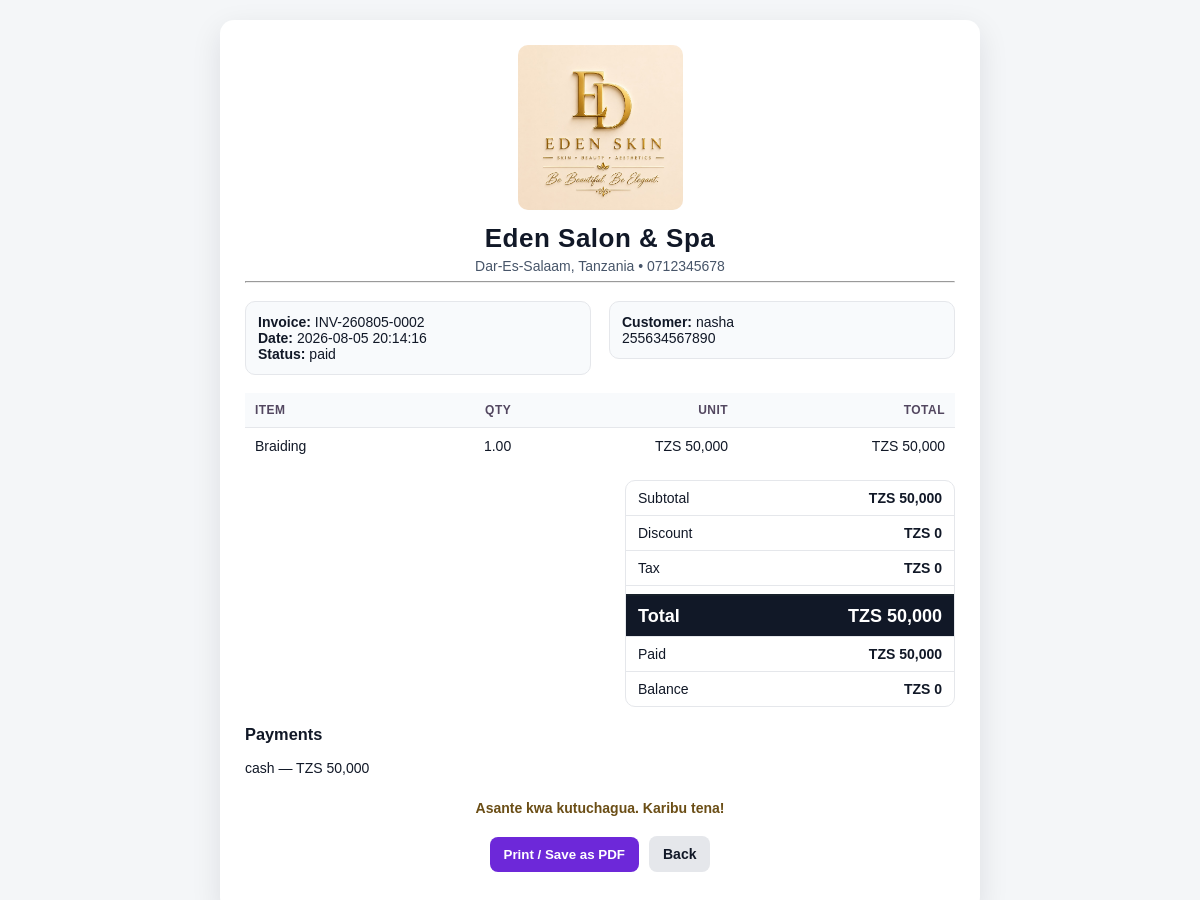
The app's page /modules/receipt.php?id=2 (signed in) with its own data.
### tables this page shows
CREATE TABLE `sales` (
  `id` int(11) NOT NULL AUTO_INCREMENT,
  `branch_id` int(11) NOT NULL,
  `invoice_no` varchar(40) NOT NULL,
  `customer_id` int(11) DEFAULT NULL,
  `appointment_id` int(11) DEFAULT NULL,
  `queue_id` int(11) DEFAULT NULL,
  `sale_date` datetime DEFAULT current_timestamp(),
  `subtotal` decimal(14,2) DEFAULT 0.00,
  `discount_amount` decimal(14,2) DEFAULT 0.00,
  `tax_amount` decimal(14,2) DEFAULT 0.00,
  `total_amount` decimal(14,2) DEFAULT 0.00,
  `paid_amount` decimal(14,2) DEFAULT 0.00,
  `balance_amount` decimal(14,2) DEFAULT 0.00,
  `status` enum('draft','partial','paid','refunded','partially_refunded','cancelled') DEFAULT 'paid',
  `promotion_id` int(11) DEFAULT NULL,
  `membership_discount` decimal(14,2) DEFAULT 0.00,
  `loyalty_points_redeemed` int(11) DEFAULT 0,
  `notes` text DEFAULT NULL,
  `created_by` int(11) DEFAULT NULL,
  `created_at` datetime DEFAULT current_timestamp(),
  PRIMARY KEY (`id`),
  UNIQUE KEY `invoice_no` (`invoice_no`),
  KEY `sale_date_idx` (`branch_id`,`sale_date`),
  KEY `customer_id` (`customer_id`),
  KEY `appointment_id` (`appointment_id`),
  KEY `queue_id` (`queue_id`),
  KEY `promotion_id` (`promotion_id`),
  KEY `created_by` (`created_by`),
  CONSTRAINT `sales_ibfk_1` FOREIGN KEY (`branch_id`) REFERENCES `branches` (`id`),
  CONSTRAINT `sales_ibfk_2` FOREIGN KEY (`customer_id`) REFERENCES `customers` (`id`) ON DELETE SET NULL,
  CONSTRAINT `sales_ibfk_3` FOREIGN KEY (`appointment_id`) REFERENCES `appointments` (`id`) ON DELETE SET NULL,
  CONSTRAINT `sales_ibfk_4` FOREIGN KEY (`queue_id`) REFERENCES `queues` (`id`) ON DELETE SET NULL,
  CONSTRAINT `sales_ibfk_5` FOREIGN KEY (`promotion_id`) REFERENCES `promotions` (`id`) ON DELETE SET NULL,
  CONSTRAINT `sales_ibfk_6` FOREIGN KEY (`created_by`) REFERENCES `users` (`id`) ON DELETE SET NULL
);

CREATE TABLE `customers` (
  `id` int(11) NOT NULL AUTO_INCREMENT,
  `branch_id` int(11) NOT NULL,
  `customer_no` varchar(30) DEFAULT NULL,
  `full_name` varchar(150) NOT NULL,
  `phone` varchar(30) DEFAULT NULL,
  `gender` enum('Male','Female','Other') DEFAULT NULL,
  `date_of_birth` date DEFAULT NULL,
  `email` varchar(120) DEFAULT NULL,
  `address` varchar(255) DEFAULT NULL,
  `emergency_contact` varchar(120) DEFAULT NULL,
  `preferences` text DEFAULT NULL,
  `status` enum('active','inactive') DEFAULT 'active',
  `created_at` datetime DEFAULT current_timestamp(),
  `updated_at` datetime DEFAULT NULL,
  PRIMARY KEY (`id`),
  UNIQUE KEY `customer_no` (`customer_no`),
  KEY `phone` (`phone`),
  KEY `branch_id` (`branch_id`),
  CONSTRAINT `customers_ibfk_1` FOREIGN KEY (`branch_id`) REFERENCES `branches` (`id`)
);

CREATE TABLE `sale_items` (
  `id` int(11) NOT NULL AUTO_INCREMENT,
  `sale_id` int(11) NOT NULL,
  `item_type` enum('service','product','package') NOT NULL,
  `item_id` int(11) NOT NULL,
  `description` varchar(180) NOT NULL,
  `staff_id` int(11) DEFAULT NULL,
  `quantity` decimal(12,2) DEFAULT 1.00,
  `unit_price` decimal(14,2) NOT NULL,
  `discount_amount` decimal(14,2) DEFAULT 0.00,
  `line_total` decimal(14,2) NOT NULL,
  `refunded_quantity` decimal(12,2) DEFAULT 0.00,
  PRIMARY KEY (`id`),
  KEY `sale_id` (`sale_id`),
  KEY `staff_id` (`staff_id`),
  CONSTRAINT `sale_items_ibfk_1` FOREIGN KEY (`sale_id`) REFERENCES `sales` (`id`) ON DELETE CASCADE,
  CONSTRAINT `sale_items_ibfk_2` FOREIGN KEY (`staff_id`) REFERENCES `staff` (`id`) ON DELETE SET NULL
);

CREATE TABLE `payments` (
  `id` int(11) NOT NULL AUTO_INCREMENT,
  `branch_id` int(11) NOT NULL,
  `sale_id` int(11) NOT NULL,
  `payment_method` enum('cash','mpesa','airtel_money','tigo_pesa','halopesa','bank','card','gift_card','other') NOT NULL,
  `amount` decimal(14,2) NOT NULL,
  `reference_no` varchar(100) DEFAULT NULL,
  `gift_card_id` int(11) DEFAULT NULL,
  `received_by` int(11) DEFAULT NULL,
  `payment_date` datetime DEFAULT current_timestamp(),
  `notes` varchar(255) DEFAULT NULL,
  PRIMARY KEY (`id`),
  KEY `branch_id` (`branch_id`),
  KEY `sale_id` (`sale_id`),
  KEY `gift_card_id` (`gift_card_id`),
  KEY `received_by` (`received_by`),
  CONSTRAINT `payments_ibfk_1` FOREIGN KEY (`branch_id`) REFERENCES `branches` (`id`),
  CONSTRAINT `payments_ibfk_2` FOREIGN KEY (`sale_id`) REFERENCES `sales` (`id`),
  CONSTRAINT `payments_ibfk_3` FOREIGN KEY (`gift_card_id`) REFERENCES `gift_cards` (`id`) ON DELETE SET NULL,
  CONSTRAINT `payments_ibfk_4` FOREIGN KEY (`received_by`) REFERENCES `users` (`id`) ON DELETE SET NULL
);

### includes/functions.php (called while the page is built, shortened)
<?php
function app_config(): array {
    static $config;
    if (!$config) {
        $file=dirname(__DIR__).'/config.php';
        $config=require $file;
    }
    return $config;
}
function e(mixed $v): string { return htmlspecialchars((string)$v, ENT_QUOTES, 'UTF-8'); }
function url(string $path=''): string { $base=rtrim(app_config()['app']['base_url'] ?? '', '/'); return $base.'/'.ltrim($path,'/'); }
function money(float|int|string|null $n): string { return 'TZS '.number_format((float)$n,0,'.',','); }
function setting(string $key,mixed $default=null,?int $branchId=null): mixed {
    try { $branchId=$branchId??current_branch_id(); $r=one('SELECT setting_value FROM settings WHERE setting_key=? AND (branch_id=? OR branch_id IS NULL) ORDER BY branch_id IS NOT NULL DESC LIMIT 1',[$key,$branchId]); return $r ? $r['setting_value'] : $default; } catch(Throwable){ return $default; }
}

### config.php (called while the page is built)
<?php
return array (
  'db' =>
  array (
    'host' => '127.0.0.1',
    'port' => '3306',
    'name' => 'salon_spa_tz',
    'user' => 'root',
    'pass' => '',
    'charset' => 'utf8mb4',
  ),
  'app' =>
  array (
    'name' => 'Salon & Spa Manager',
    'base_url' => '/salon_spa_management_system',
    'timezone' => 'Africa/Dar_es_Salaam',
    'currency' => 'TZS',
    'session_timeout' => 3600,
    'debug' => false,
  ),
);

### includes/auth.php (called while the page is built, shortened)
<?php
function current_branch_id(): ?int {
    if(isset($_SESSION['branch_id']) && (int)$_SESSION['branch_id']>0) return (int)$_SESSION['branch_id'];
    return null;
}

### includes/db.php (called while the page is built, shortened)
<?php
function db(): PDO {
    static $pdo = null;
    if ($pdo instanceof PDO) return $pdo;
    $cfg = app_config()['db'];
    $dsn = sprintf('mysql:host=%s;port=%s;dbname=%s;charset=%s', $cfg['host'], $cfg['port'], $cfg['name'], $cfg['charset']);
    $pdo = new PDO($dsn, $cfg['user'], $cfg['pass'], [
        PDO::ATTR_ERRMODE => PDO::ERRMODE_EXCEPTION,
        PDO::ATTR_DEFAULT_FETCH_MODE => PDO::FETCH_ASSOC,
        PDO::ATTR_EMULATE_PREPARES => false,
    ]);
    return $pdo;
}
function q(string $sql, array $params=[]): PDOStatement { $s=db()->prepare($sql); $s->execute($params); return $s; }
function one(string $sql, array $params=[]): ?array { $r=q($sql,$params)->fetch(); return $r ?: null; }
function all(string $sql, array $params=[]): array { return q($sql,$params)->fetchAll(); }

### modules/receipt.php (the view, shortened to what this page needs)
<?php
$bid = current_branch_id();
$id = (int)($_GET['id'] ?? 0);
$s = one('SELECT s.*, c.full_name customer, c.phone FROM sales s LEFT JOIN customers c ON c.id=s.customer_id WHERE s.id=? AND s.branch_id=?', [$id, $bid]);
$items = all('SELECT * FROM sale_items WHERE sale_id=?', [$id]);
$pays = all('SELECT * FROM payments WHERE sale_id=?', [$id]);
$businessName = setting('business_name', 'Eden Skin', $bid);
$businessAddress = setting('business_address', 'Tanzania', $bid);
$businessPhone = setting('business_phone', '', $bid);
$footer = setting('receipt_footer', 'Thank you. Karibu tena!', $bid);
$logoUrl = url('assets/img/eden_skin_logo.jpg');
?>
<!doctype html>
<html>
<head>
    <link rel="stylesheet" href="<?= url('assets/css/app.css') ?>">
</head>
<body>
<div class="receipt">
    <div class="receipt-logo-wrap">
        <img class="receipt-logo" src="<?= e($logoUrl) ?>" alt="Business Logo">
    </div>
    <h1><?= e($businessName) ?></h1>
    <p class="business-line"><?= e($businessAddress) ?><?= $businessPhone ? ' • '.e($businessPhone) : '' ?></p>
    <hr>
    <div class="receipt-head">
        <div class="receipt-box">
            <strong>Invoice:</strong> <?= e($s['invoice_no']) ?><br>
            <strong>Date:</strong> <?= e($s['sale_date']) ?><br>
            <strong>Status:</strong> <?= e($s['status'] ?? '') ?>
        </div>
        <div class="receipt-box">
            <strong>Customer:</strong> <?= e($s['customer'] ?? 'Walk-in') ?><br>
            <?= e($s['phone'] ?? '') ?>
        </div>
    </div>
    <table>
        <thead>
        <tr>
            <th>Item</th>
            <th class="text-right">Qty</th>
            <th class="text-right">Unit</th>
            <th class="text-right">Total</th>
        </tr>
        </thead>
        <tbody>
        <?php foreach ($items as $it): ?>
            <tr>
                <td><?= e($it['description']) ?></td>
                <td class="text-right"><?= e($it['quantity']) ?></td>
                <td class="text-right"><?= money($it['unit_price']) ?></td>
                <td class="text-right"><?= money($it['line_total']) ?></td>
            </tr>
        <?php endforeach; ?>
        </tbody>
    </table>
    <div class="totals">
        <div><span>Subtotal</span><strong><?= money($s['subtotal']) ?></strong></div>
        <div><span>Discount</span><strong><?= money($s['discount_amount']) ?></strong></div>
        <div><span>Tax</span><strong><?= money($s['tax_amount']) ?></strong></div>
        <div class="grand"><span>Total</span><strong><?= money($s['total_amount']) ?></strong></div>
        <div><span>Paid</span><strong><?= money($s['paid_amount']) ?></strong></div>
        <div><span>Balance</span><strong><?= money($s['balance_amount']) ?></strong></div>
    </div>
    <div class="payments">
        <h3>Payments</h3>
        <?php foreach ($pays as $p): ?>
            <p><?= e($p['payment_method']) ?> — <?= money($p['amount']) ?> <?= e($p['reference_no']) ?></p>
        <?php endforeach; ?>
    </div>
    <p class="receipt-footer"><?= e($footer) ?></p>
    <div class="toolbar no-print">
        <button class="btn" onclick="window.print()">Print / Save as PDF</button>
        <a class="btn light" href="sale_view.php?id=<?= e($id) ?>">Back</a>
    </div>
</div>
</body>
</html>

### assets/css/app.css (style rules this page uses)
:root { --bg:#f4f6f8;--panel:#fff;--ink:#17202a;--muted:#68727d;--line:#dfe5ea;--brand:#6d3bc1;--brand2:#9a67ea;--danger:#be2d3a;--success:#18794e;--warning:#a05a00;--radius:14px;--shadow:0 8px 25px rgba(34,30,50,.08) }
* { box-sizing:border-box }
body { margin:0;font-family:Inter,Segoe UI,Arial,sans-serif;background:var(--bg);color:var(--ink);font-size:14px }
a { color:var(--brand);text-decoration:none }
.toolbar { display:flex;gap:10px;flex-wrap:wrap;align-items:center;margin-bottom:14px }
.btn { display:inline-flex;align-items:center;justify-content:center;gap:6px;border:0;border-radius:9px;padding:9px 13px;background:var(--brand);color:#fff;cursor:pointer;font-weight:600 }
.btn.light { background:#eef1f4;color:#34404b }
table { border-collapse:collapse;width:100% }
th,td { text-align:left;padding:11px 12px;border-bottom:1px solid var(--line);white-space:nowrap }
th { background:#f8f6fb;color:#534760;font-size:12px;text-transform:uppercase;letter-spacing:.04em }
tr:last-child td { border-bottom:0 }
.totals div { display:flex;justify-content:space-between;padding:5px 0 }
.totals .grand { font-size:20px;font-weight:800;border-top:2px solid var(--ink);margin-top:8px;padding-top:10px }
.text-right { text-align:right }

### modules/receipt.php (style rules this page uses)
body { background:#f4f6f8;color:#111827;font-family:Arial,Helvetica,sans-serif }
.receipt { max-width:760px;margin:20px auto;background:white;padding:25px;border-radius:14px;box-shadow:0 10px 30px rgba(15,23,42,.10) }
.receipt-logo-wrap { text-align:center;margin-bottom:10px }
.receipt-logo { max-width:165px;max-height:165px;object-fit:contain;border-radius:10px }
.receipt h1 { text-align:center;margin:6px 0 4px;font-size:26px;letter-spacing:.5px }
.business-line { text-align:center;color:#475569;margin:3px 0;font-size:14px }
.receipt-head { display:flex;justify-content:space-between;gap:18px;margin:18px 0;align-items:flex-start }
.receipt-box { background:#f8fafc;border:1px solid #e5e7eb;border-radius:10px;padding:12px;flex:1 }
table { width:100%;border-collapse:collapse;margin-top:10px }
th,td { border-bottom:1px solid #e5e7eb;padding:10px;text-align:left;vertical-align:top }
th { background:#f8fafc;font-weight:700 }
.text-right { text-align:right }
.totals { max-width:330px;margin-left:auto;margin-top:16px;border:1px solid #e5e7eb;border-radius:10px;overflow:hidden }
.totals div { display:flex;justify-content:space-between;padding:9px 12px;border-bottom:1px solid #e5e7eb }
.totals div:last-child { border-bottom:0 }
.totals .grand { background:#111827;color:#fff;font-size:18px }
.payments { margin-top:18px }
.receipt-footer { text-align:center;margin-top:24px;font-weight:600;color:#6b4e16 }
.toolbar { display:flex;gap:10px;justify-content:center;margin-top:20px }
.btn { display:inline-block;border:0;border-radius:8px;padding:10px 14px;text-decoration:none;background:#6d28d9;color:#fff;cursor:pointer;font-weight:700 }
.btn.light { background:#e5e7eb;color:#111827 }

### records on screen
sales: invoice_no "INV-260805-0002", sale_date "2026-08-05 20:14:16", status "paid", customer.full_name "nasha", customer.phone "255634567890", subtotal "TZS 50,000", discount_amount "TZS 0", tax_amount "TZS 0", total_amount "TZS 50,000", paid_amount "TZS 50,000", balance_amount "TZS 0"
sale_items: description "Braiding", quantity "1.00", unit_price "TZS 50,000", line_total "TZS 50,000"
payments: payment_method "cash", amount "TZS 50,000"

### other values on screen
$businessName "Eden Salon & Spa"
$businessAddress "Dar-Es-Salaam, Tanzania"
$businessPhone "0712345678"
$footer "Asante kwa kutuchagua. Karibu tena!"
